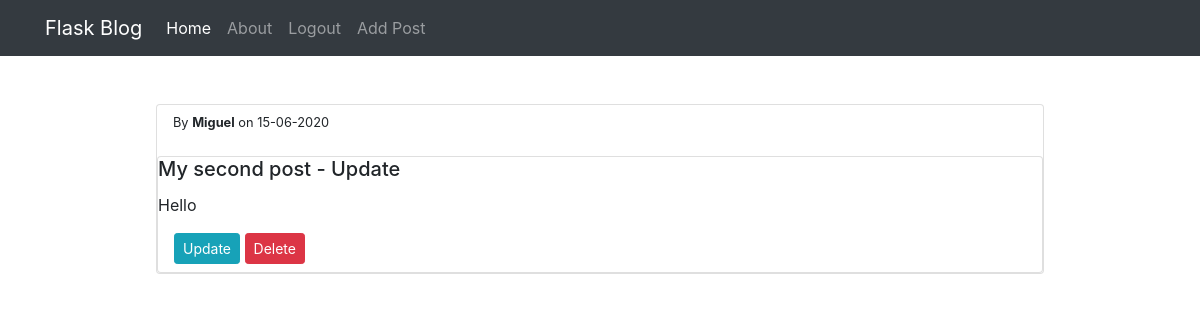
The app's page /post/2 (signed in) with its own data.
### flaskblog/models.py (models this page shows, shortened)
class User(db.Model, UserMixin):
    id = db.Column(db.Integer, primary_key = True)
    username = db.Column(db.String(20), unique=True, nullable=False)
    email = db.Column(db.String(40), unique=True, nullable=False)
    password = db.Column(db.String(120),nullable=False)
    posts = db.relationship("Post",backref='author', lazy=True)

class Post(db.Model, UserMixin):
    id = db.Column(db.Integer, primary_key = True)
    title = db.Column(db.String(60), nullable=False)
    description = db.Column(db.Text, nullable=False)
    date_posted = db.Column(db.DateTime,default = datetime.utcnow)
    user_id = db.Column(db.Integer, db.ForeignKey('user.id'), nullable=False)

### flaskblog/routes.py (the view)
@app.route('/post/<int:post_id>',methods=["GET","POST"])
def get_post(post_id):
    post= Post.query.get(post_id)
    return render_template('get_post.html',title=f'Post {post_id}', post=post)

### flaskblog/models.py (called while the page is built)
@login_manager.user_loader
def load_user(user_id):
    return User.query.get(int(user_id))

### flaskblog/templates/get_post.html
{%extends 'layout.html'%}
{%block content%}
<div class = 'mx-auto' style= 'width: 80%'>
        <div class='card mt-2'>
                <small class = 'ml-3 mt-2'>
                        By <strong>{{post.author.username}}</strong>
                        on {{post.date_posted.strftime('%d-%m-%Y')}}
                </small>
                <br>
                <div class='card body'>
                        <h5 class='card-title'>{{post.title}}</h5>
                        <p class= 'card-text'>{{post.description}}</p>
                        {%if current_user == post.author%}
                        <div class = "ml-3 mb-2 float-right">
                                <a href = "{{url_for('update_post', post_id=post.id)}}" class = 'btn btn-info btn-sm' >Update</a>
                                <a href = "{{url_for('delete_post', post_id=post.id)}}" class = 'btn btn-danger btn-sm' >Delete</a>
                        </div>
                        {%endif%}
                </div>
        </div>
</div>
{%endblock%}

### records on screen
User: author.username "Miguel"
Post: date_posted "15-06-2020", title "My second post - Update", description "Hello"
